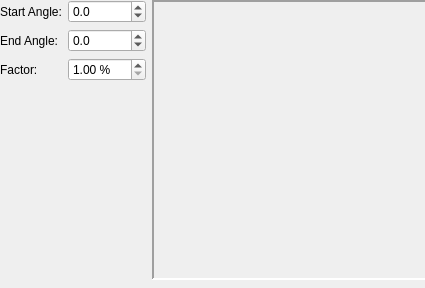
<?xml version="1.0" encoding="UTF-8"?>
<ui version="4.0">
 <class>SpiralWidgetBase</class>
 <widget class="QWidget" name="SpiralWidgetBase">
  <property name="geometry">
   <rect>
    <x>0</x>
    <y>0</y>
    <width>425</width>
    <height>288</height>
   </rect>
  </property>
  <property name="sizePolicy">
   <sizepolicy hsizetype="Fixed" vsizetype="Fixed">
    <horstretch>0</horstretch>
    <verstretch>0</verstretch>
   </sizepolicy>
  </property>
  <property name="minimumSize">
   <size>
    <width>425</width>
    <height>288</height>
   </size>
  </property>
  <property name="windowTitle">
   <string notr="true">Form</string>
  </property>
  <layout class="QHBoxLayout" name="horizontalLayout">
   <property name="leftMargin">
    <number>0</number>
   </property>
   <property name="topMargin">
    <number>0</number>
   </property>
   <property name="rightMargin">
    <number>0</number>
   </property>
   <item>
    <layout class="QVBoxLayout" name="verticalLayout">
     <item>
      <layout class="QGridLayout" name="gridLayout">
       <item row="0" column="0">
        <widget class="QLabel" name="label">
         <property name="text">
          <string>Start Angle:</string>
         </property>
        </widget>
       </item>
       <item row="0" column="1">
        <widget class="ScrSpinBox" name="startAngle">
         <property name="decimals">
          <number>1</number>
         </property>
         <property name="minimum">
          <double>-360.000000000000000</double>
         </property>
         <property name="maximum">
          <double>360.000000000000000</double>
         </property>
        </widget>
       </item>
       <item row="1" column="0">
        <widget class="QLabel" name="label_2">
         <property name="text">
          <string>End Angle:</string>
         </property>
        </widget>
       </item>
       <item row="1" column="1">
        <widget class="ScrSpinBox" name="endAngle">
         <property name="decimals">
          <number>1</number>
         </property>
         <property name="minimum">
          <double>-360.000000000000000</double>
         </property>
         <property name="maximum">
          <double>360.000000000000000</double>
         </property>
        </widget>
       </item>
       <item row="2" column="0">
        <widget class="QLabel" name="label_5">
         <property name="text">
          <string>Factor:</string>
         </property>
        </widget>
       </item>
       <item row="2" column="1">
        <widget class="ScrSpinBox" name="arcFactor">
         <property name="suffix">
          <string> %</string>
         </property>
         <property name="minimum">
          <number>1</number>
         </property>
         <property name="maximum">
          <number>100</number>
         </property>
        </widget>
       </item>
      </layout>
     </item>
     <item>
      <spacer name="verticalSpacer">
       <property name="orientation">
        <enum>Qt::Vertical</enum>
       </property>
       <property name="sizeHint" stdset="0">
        <size>
         <width>20</width>
         <height>40</height>
        </size>
       </property>
      </spacer>
     </item>
    </layout>
   </item>
   <item>
    <layout class="QVBoxLayout" name="verticalLayout_2">
     <item>
      <widget class="QLabel" name="Preview">
       <property name="sizePolicy">
        <sizepolicy hsizetype="Fixed" vsizetype="Fixed">
         <horstretch>0</horstretch>
         <verstretch>0</verstretch>
        </sizepolicy>
       </property>
       <property name="minimumSize">
        <size>
         <width>280</width>
         <height>280</height>
        </size>
       </property>
       <property name="maximumSize">
        <size>
         <width>280</width>
         <height>280</height>
        </size>
       </property>
       <property name="sizeIncrement">
        <size>
         <width>0</width>
         <height>0</height>
        </size>
       </property>
       <property name="toolTip">
        <string>Sample Polygon</string>
       </property>
       <property name="frameShape">
        <enum>QFrame::Panel</enum>
       </property>
       <property name="frameShadow">
        <enum>QFrame::Sunken</enum>
       </property>
       <property name="lineWidth">
        <number>2</number>
       </property>
       <property name="text">
        <string/>
       </property>
       <property name="alignment">
        <set>Qt::AlignCenter</set>
       </property>
      </widget>
     </item>
     <item>
      <spacer name="verticalSpacer_2">
       <property name="orientation">
        <enum>Qt::Vertical</enum>
       </property>
       <property name="sizeHint" stdset="0">
        <size>
         <width>20</width>
         <height>40</height>
        </size>
       </property>
      </spacer>
     </item>
    </layout>
   </item>
  </layout>
 </widget>
 <customwidgets>
  <customwidget>
   <class>ScrSpinBox</class>
   <extends>QDoubleSpinBox</extends>
   <header>ui/scrspinbox.h</header>
  </customwidget>
 </customwidgets>
 <resources/>
 <connections/>
</ui>
